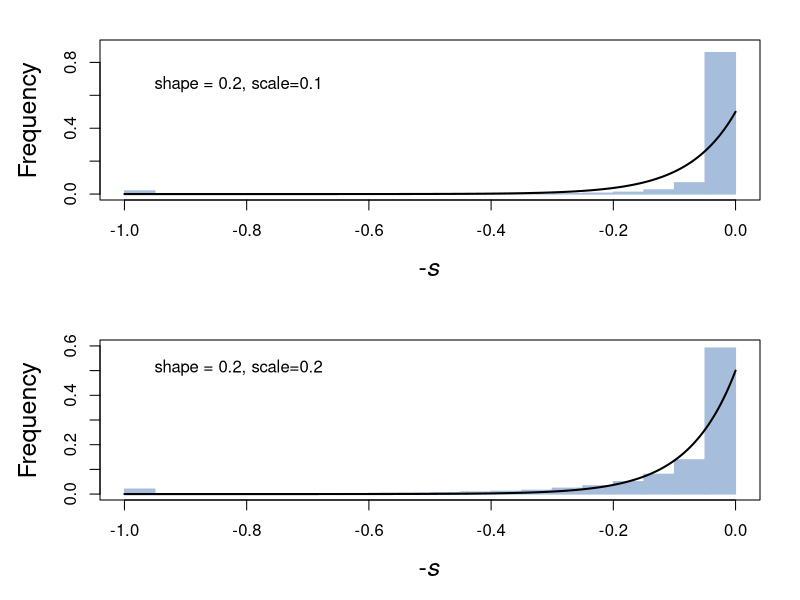

Recreate this plot in R.
par(mfrow=c(2,1),mar=c(5,5,2,2),xpd=TRUE)


# shape = 02, scale= 0.1
sDist <- rgamma(100000,shape=0.2,scale=0.1)
sDist[1:2000] <- sample(seq(0.96,1,0.01),2000,replace=TRUE)

starts <- seq(0,0.95,0.05)
counts <- rep(NA,20)
for(i in 1:length(starts)){
  counts[i] <- sum(sDist > starts[i] & sDist <= (starts[i] + 0.05))
}
props <- counts/100000
h <- 0.5*(exp(-13*seq(0,1,0.0001)))

plot(c(-1,0),c(0,0.9),xlab=expression(paste("-",italic(""*s*""))),ylab="Frequency",type="n",cex.lab=1.5)
for(i in 1:length(starts)){
  rect(xright=0-(starts[i]),xleft=0-(starts[i]+0.05),ybottom=0,ytop=props[i],col="#a6bddb",border="#a6bddb")
}
lines(rev(-seq(0,1,0.0001)),rev(h),lwd=2,col="black")

legend(x=-1,y=0.8,legend="shape = 0.2, scale=0.1",bty="n")




# shape = 0.2, scale= 0.2
sDist <- rgamma(100000,shape=0.4,scale=0.2)
sDist[1:2000] <- sample(seq(0.96,1,0.01),2000,replace=TRUE)

starts <- seq(0,0.95,0.05)
counts <- rep(NA,20)
for(i in 1:length(starts)){
  counts[i] <- sum(sDist > starts[i] & sDist <= (starts[i] + 0.05))
}
props <- counts/100000
h <- 0.5*(exp(-13*seq(0,1,0.0001)))

plot(c(-1,0),c(0,0.6),xlab=expression(paste("-",italic(""*s*""))),ylab="Frequency",type="n",cex.lab=1.5)
text(x=-1.25,y=0.65,labels="B",cex=2)
for(i in 1:length(starts)){
  rect(xright=0-(starts[i]),xleft=0-(starts[i]+0.05),ybottom=0,ytop=props[i],col="#a6bddb",border="#a6bddb")
}
lines(rev(-seq(0,1,0.0001)),rev(h),lwd=2,col="black")

legend(x=-1,y=0.6,legend="shape = 0.2, scale=0.2",bty="n")
